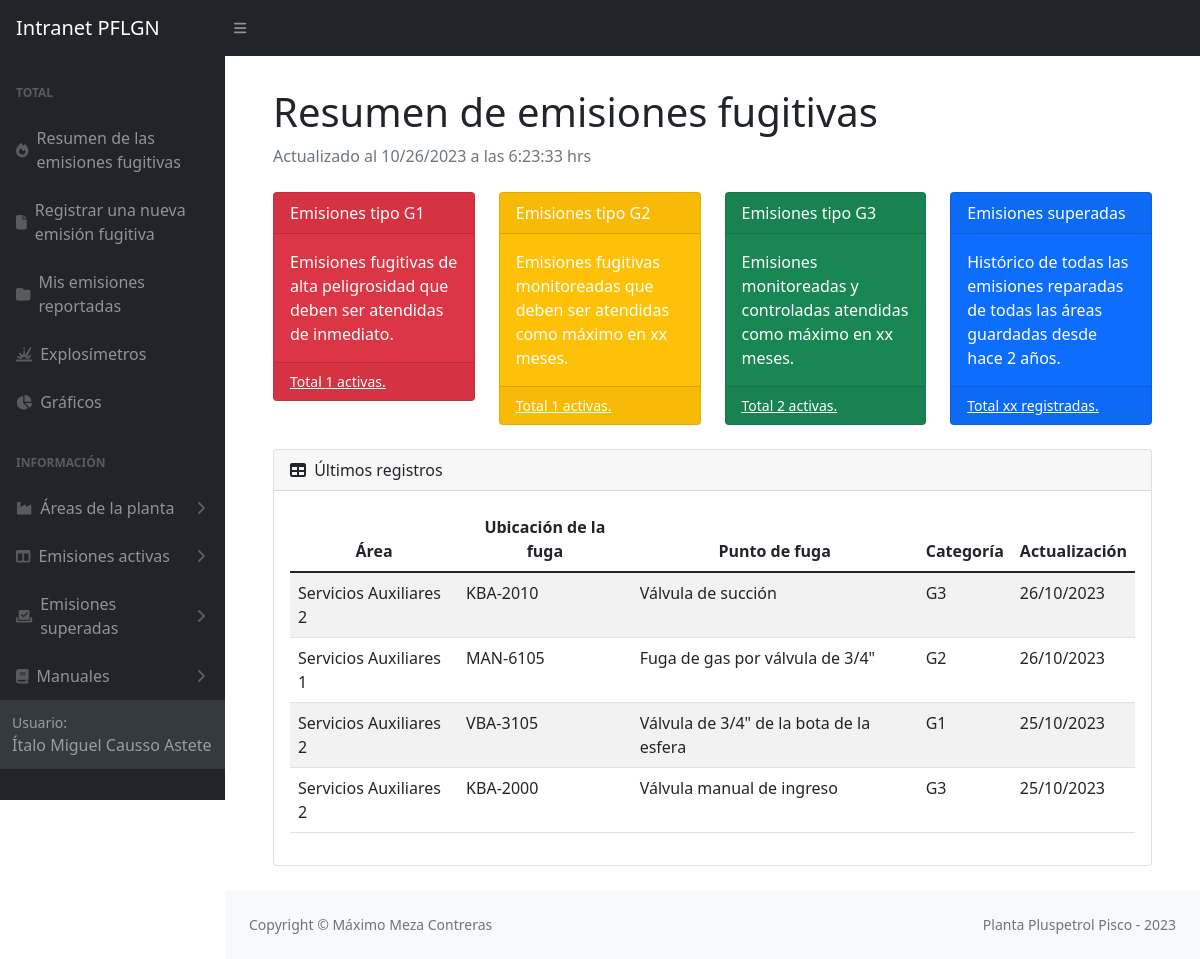
/emisionesFugitivas/ (signed in), run on the app's committed database.
### emisiones/models.py (models this page shows, shortened)
class Emision(models.Model):
    site = models.CharField(max_length=20, choices=SITE_CHOICES, default='Pisco')
    yacimiento = models.CharField(max_length=100, choices=YACIMIENTO_CHOICES, default='Pisco')
    area = models.CharField(max_length=100)
    sistema = models.CharField(max_length=100)
    ubicacion = models.TextField(max_length=200)
    fuga = models.TextField(max_length=300)
    fluido = models.CharField(max_length=100)
    sustancia = models.CharField(max_length=100)
    componente = models.CharField(max_length=100)
    instalacion = models.CharField(max_length=100)
    tamAccesorio = models.CharField(max_length=100)
    medicion = models.PositiveIntegerField()
    medicion15 = models.CharField(max_length=100)
    presion = models.CharField(max_length=100)
    ciclado = models.CharField(max_length=50)
    ignicion = models.CharField(max_length=50)
    localizacion = models.CharField(max_length=50)
    usuario = models.ForeignKey(User, on_delete=models.SET_NULL, null=True)
    fechaReporte = models.DateField()
    updated_at = models.DateTimeField(null=True)
    created_at = models.DateField(auto_now_add=True,null=True)
    emisionSuperada = models.BooleanField(default=False)
    FCF = models.PositiveSmallIntegerField(null=True)
    categoria = models.CharField(max_length=10, null=True)
    imagen = models.ImageField(upload_to='imagenesEmisiones', null=True)

### emisiones/views.py (the view)
# urls.py: path('emisionesFugitivas/', views.mainEmisiones, name='emisionesPrincipal'),
@login_required
def mainEmisiones(request):
    Emisiones = Emision.objects.all().order_by('-updated_at')
    cantidadG1,cantidadG2,cantidadG3 = FactorizacionTipoG()
    return render (request, 'mainEmisiones.html',{'Emisiones':Emisiones, 'cantidadG1':cantidadG1,'cantidadG2':cantidadG2,'cantidadG3':cantidadG3},)

### emisiones/utils/factores.py (called while the page is built)
def FactorizacionTipoG():
    tipoG1 = Emision.objects.all().filter(categoria='G1')
    tipoG2 = Emision.objects.all().filter(categoria='G2')
    tipoG3 = Emision.objects.all().filter(categoria='G3')
    cantidadG1 = 0
    cantidadG2 = 0
    cantidadG3 = 0
    if(tipoG1==[]):
        cantidadG1 = 0
    else:
        for G1 in tipoG1:
            cantidadG1 = cantidadG1 +1
    if(tipoG2==[]):
        cantidadG2 = 0
    else:
        for G2 in tipoG2:
            cantidadG2 = cantidadG2 +1
    if(tipoG3==[]):
        cantidadG3 = 0
    else:
        for G3 in tipoG3:
            cantidadG3 = cantidadG3 +1
    return cantidadG1,cantidadG2,cantidadG3

### emisiones/templates/mainEmisiones.html (shortened to what this page needs)
{% extends 'partials/_barraLateralEmisiones.html' %}
{% block content %}
<div class="container mt-2">
    <main>
        <div class="container-fluid px-4">
            <h1 class="mt-4">Resumen de emisiones fugitivas</h1>
            <ol class="breadcrumb mb-4">
                <li class="breadcrumb-item active"><div  id="fechaActualizacionEmisiones">Actualizado al dd/mm/aaaa a las hh:mm</div> </li>
            </ol>
            <div class="row">
                <div class="col-xl-3 col-md-6">
                    <div class="card bg-danger text-white mb-4">
                        <div class="card-header">Emisiones tipo G1</div>
                        <div class="card-body">Emisiones fugitivas de alta peligrosidad que deben ser atendidas de inmediato.</div>
                        <div class="card-footer d-flex align-items-center justify-content-between">
                            <a class="small text-white stretched-link" href="/listaEmisionesG1">Total {{cantidadG1}} activas.</a>
                        </div>
                    </div>
                </div>
                <div class="col-xl-3 col-md-6">
                    <div class="card bg-warning text-white mb-4">
                        <div class="card-header">Emisiones tipo G2</div>
                        <div class="card-body">Emisiones fugitivas monitoreadas que deben ser atendidas como máximo en xx meses.</div>
                        <div class="card-footer d-flex align-items-center justify-content-between">
                        <a class="small text-white stretched-link" href="/listaEmisionesG2">Total {{cantidadG2}} activas.</a>
                        </div>
                    </div>
                </div>
                <div class="col-xl-3 col-md-6">
                    <div class="card bg-success text-white mb-4">
                        <div class="card-header">Emisiones tipo G3</div>
                        <div class="card-body">Emisiones monitoreadas y controladas atendidas como máximo en xx meses. </div>
                        <div class="card-footer d-flex align-items-center justify-content-between">
                        <a class="small text-white stretched-link" href="/listaEmisionesG3">Total {{cantidadG3}}  activas.</a>
                        </div>
                    </div>
                </div>
                <div class="col-xl-3 col-md-6">
                    <div class="card bg-primary text-white mb-4">
                        <div class="card-header">Emisiones superadas</div>
                        <div class="card-body">Histórico de todas las emisiones reparadas de todas las áreas guardadas desde hace 2 años. </div>
                        <div class="card-footer d-flex align-items-center justify-content-between">
                            <a class="small text-white stretched-link" href="#">Total xx registradas.</a>
                        </div>
                    </div>
                </div>
            </div>
            <div class="card mb-4">
                <div class="card-header">
                    <i class="fas fa-table me-1"></i>
                    Últimos registros
                </div>
                <div class="card-body">
                    <table class="table table-striped table-responsive" id="datatablesSimple">
                        <thead>
                            <tr>
                                <th>Área</th>
                                <th>Ubicación de la fuga</th>
                                <th>Punto de fuga</th>
                                <th>Categoría</th>
                                <th>Actualización</th>
                            </tr>
                        </thead>
                        <tbody>
                            {% for Emision in Emisiones %}
                            <tr>
                                <td>{{Emision.area}}</td>
                                <td>{{Emision.ubicacion}}</td>
                                <td>{{Emision.fuga| truncatechars:50}}</td>
                                <td>{{Emision.categoria}}</td>
                                <td>{{Emision.created_at|date:'d/m/Y'}}</td>
                            </tr>
                            {% empty %}
                            <td colspan="7">No hay registros</td>
                        {% endfor %}
                        </tbody>
                    </table>
                </div>
            </div>
        </div>
    </main>
{% endblock %}

### emisiones/templates/partials/_barraLateralEmisiones.html (shortened to what this page needs)
{% load static %}
<!DOCTYPE html>
<html lang="en">
<head>
    <link href="https://cdn.jsdelivr.net/npm/bootstrap@5.3.0-alpha3/dist/css/bootstrap.min.css" rel="stylesheet">
    <link rel="stylesheet" type="text/css" href="{% static 'css/dashboardEmisiones.css' %}">
    <link rel="stylesheet" type="text/css" href="{% static 'css/mainEmisiones.css' %}">
</head>
<body  class="sb-nav-fixed">
    <nav class="sb-topnav navbar navbar-expand navbar-dark bg-dark">
        <a class="navbar-brand ps-3" href='/'>Intranet PFLGN</a>
        <button class="btn btn-link btn-sm order-1 order-lg-0 me-4 me-lg-0" id="sidebarToggle"><i class="fas fa-bars"></i></button>
    </nav>
    <div id="layoutSidenav">
        <div id="layoutSidenav_nav">
            <nav class="sb-sidenav accordion sb-sidenav-dark" id="sidenavAccordion">
                <div class="sb-sidenav-menu">
                    <div class="nav">
                        <div class="sb-sidenav-menu-heading">Total</div>
                        <a class="nav-link" href="/emisionesFugitivas">
                            <div class="sb-nav-link-icon"><i class="fa-solid fa-fire"></i></div>
                                Resumen de las emisiones fugitivas
                        </a>
                        <a class="nav-link" href='/registrarEmisiones'>
                            <div class="sb-nav-link-icon"><i class="fa-solid fa-file"></i></div>
                                Registrar una nueva emisión fugitiva
                        </a>
                        <a class="nav-link" href='/listaMisReportes'>
                            <div class="sb-nav-link-icon"><i class="fa-solid fa-folder"></i></div>
                                Mis emisiones reportadas
                        </a>
                        <a class="nav-link" href='/explosimetros'>
                            <div class="sb-nav-link-icon"><i class="fa-solid fa-explosion"></i></div>
                                Explosímetros
                        </a>
                        <a class="nav-link" href='/graficasEmisiones'>
                            <div class="sb-nav-link-icon"><i class="fa-solid fa-chart-pie"></i></div>
                                Gráficos
                        </a>
                        <div class="sb-sidenav-menu-heading">Información</div>
                        <a class="nav-link collapsed" href="#" data-bs-toggle="collapse" data-bs-target="#collapseAreas" aria-expanded="false" aria-controls="collapseLayouts">
                            <div class="sb-nav-link-icon"><i class="fa-solid fa-industry"></i></div>
                                Áreas de la planta
                            <div class="sb-sidenav-collapse-arrow"><i class="fas fa-angle-down"></i></div>
                        </a>
                        <a class="nav-link collapsed" href="#" data-bs-toggle="collapse" data-bs-target="#collapseCrios" aria-expanded="false" aria-controls="collapseLayouts">
                            <div class="sb-nav-link-icon"><i class="fas fa-columns"></i></div>
                                Emisiones activas
                            <div class="sb-sidenav-collapse-arrow"><i class="fas fa-angle-down"></i></div>
                        </a>
                            <a class="nav-link collapsed" href="#" data-bs-toggle="collapse" data-bs-target="#collapseSuperadas" aria-expanded="false" aria-controls="collapseLayouts">
                                <div class="sb-nav-link-icon"><i class="fa-solid fa-check-to-slot"></i></div>
                                    Emisiones superadas
                                <div class="sb-sidenav-collapse-arrow"><i class="fas fa-angle-down"></i></div>
                            </a>
                            <a class="nav-link collapsed" href="#" data-bs-toggle="collapse" data-bs-target="#collapseCSU" aria-expanded="false" aria-controls="collapseLayouts">
                                <div class="sb-nav-link-icon"><i class="fa-solid fa-book"></i></i></div>
                                Manuales
                                <div class="sb-sidenav-collapse-arrow"><i class="fas fa-angle-down"></i></div>
                            </a>
                <div class="sb-sidenav-footer">
                    <div class="small">Usuario:</div>
                    {{user.first_name}} {{user.last_name}}
                </div>
            </nav>
        </div>
        <div id="layoutSidenav_content">
            {% block content %}
            {% endblock %}
        </div>
        <footer class="py-4 bg-light mt-auto">
            <div class="container-fluid px-4">
                <div class="d-flex align-items-center justify-content-between small">
                    <div class="text-muted">Copyright &copy; Máximo Meza Contreras</div>
                    <div class="text-muted">Planta Pluspetrol Pisco - 2023</div>
                </div>
            </div>
        </footer>
</body>
</html>

### emisiones/static/css/mainEmisiones.css (style rules this page uses)
:root { --bs-blue: #0d6efd; --bs-indigo: #6610f2; --bs-purple: #6f42c1; --bs-pink: #d63384; --bs-red: #dc3545; --bs-orange: #fd7e14; --bs-yellow: #ffc107; --bs-green: #198754; --bs-teal: #20c997; --bs-cyan: #0dcaf0; --bs-white: #fff; --bs-gray: #6c757d; --bs-gray-dark: #343a40; --bs-primary: #0d6efd; --bs-secondary: #6c757d; --bs-success: #198754; --bs-info: #0dcaf0; --bs-warning: #ffc107; --bs-danger: #dc3545; --bs-light: #f8f9fa; --bs-dark: #212529; --greyLight-2: #c8d0e7; --card-background: linear-gradient(to bottom right, #f9fafc, #f7f7f8); --card-shadow: inset 2px 2px 3px #ebebf3, inset 4px 4px 15px #ffffff, 3px 3px 12px #c2c7d4; --bs-font-sans-serif: system-ui, -apple-system, "Segoe UI", Roboto, "Helvetica Neue", Arial, "Noto Sans", "Liberation Sans", sans-serif, "Apple Color Emoji", "Segoe UI Emoji", "Segoe UI Symbol", "Noto Color Emoji"; --bs-font-monospace: SFMono-Regular, Menlo, Monaco, Consolas, "Liberation Mono", "Courier New", monospace; --bs-gradient: linear-gradient(180deg, rgba(255, 255, 255, 0.15), rgba(255, 255, 255, 0)); }
.contenedorEmisiones div table tr,th { text-align: center; }

### data on the page
Emision: area "Servicios Auxiliares 2", ubicacion "KBA-2010", fuga "Válvula de succión", categoria "G3", created_at "26/10/2023"
Emision: area "Servicios Auxiliares 1", ubicacion "MAN-6105", fuga "Fuga de gas por válvula de 3/4\"", categoria "G2", created_at "26/10/2023"
Emision: area "Servicios Auxiliares 2", ubicacion "VBA-3105", fuga "Válvula de 3/4\" de la bota de la esfera", categoria "G1", created_at "25/10/2023"
Emision: area "Servicios Auxiliares 2", ubicacion "KBA-2000", fuga "Válvula manual de ingreso", categoria "G3", created_at "25/10/2023"

### other printed values
{{ user.first_name }} "Ítalo Miguel"
{{ user.last_name }} "Causso Astete"
{{ cantidadG1 }} "1"
{{ cantidadG2 }} "1"
{{ cantidadG3 }} "2"
